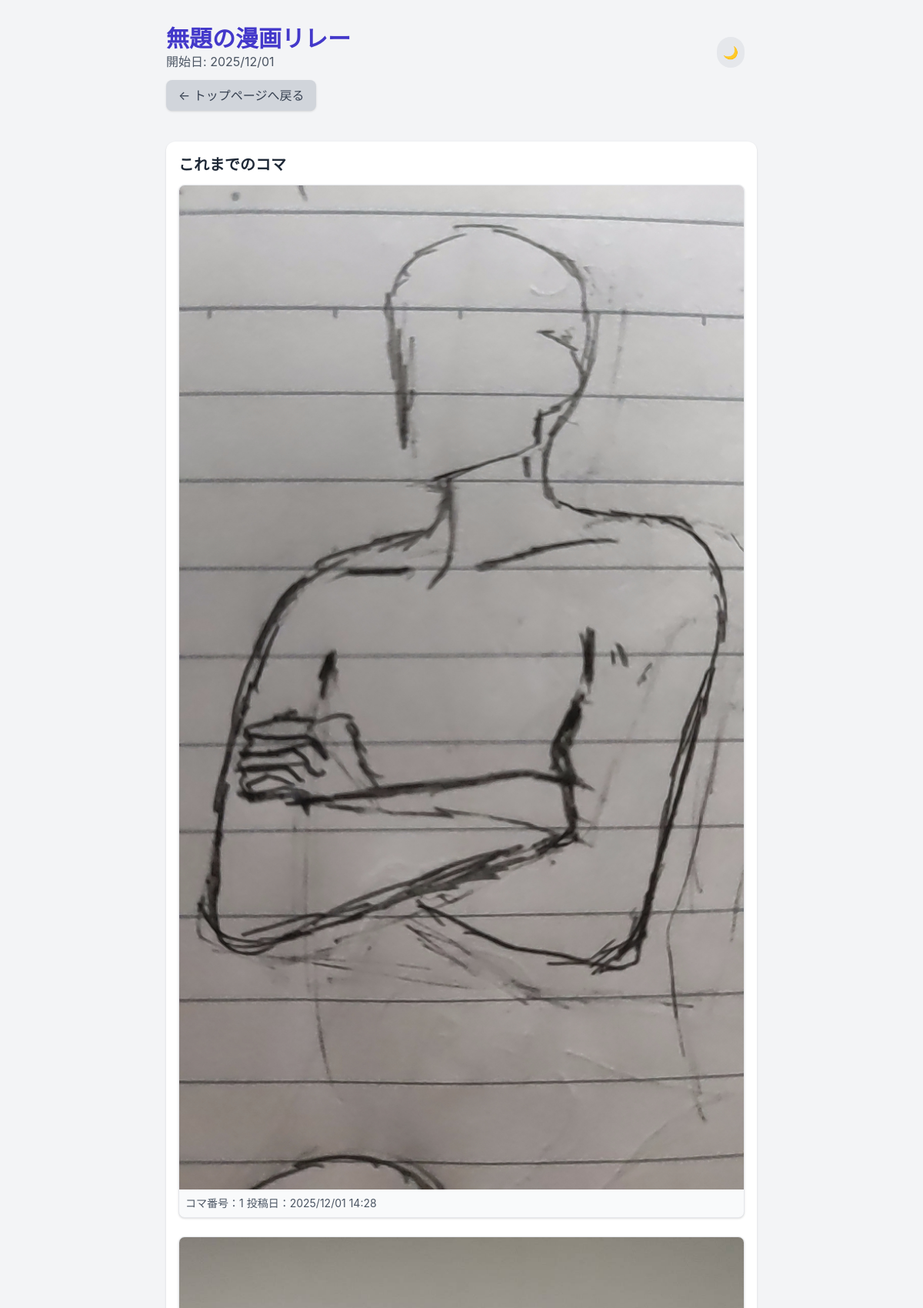
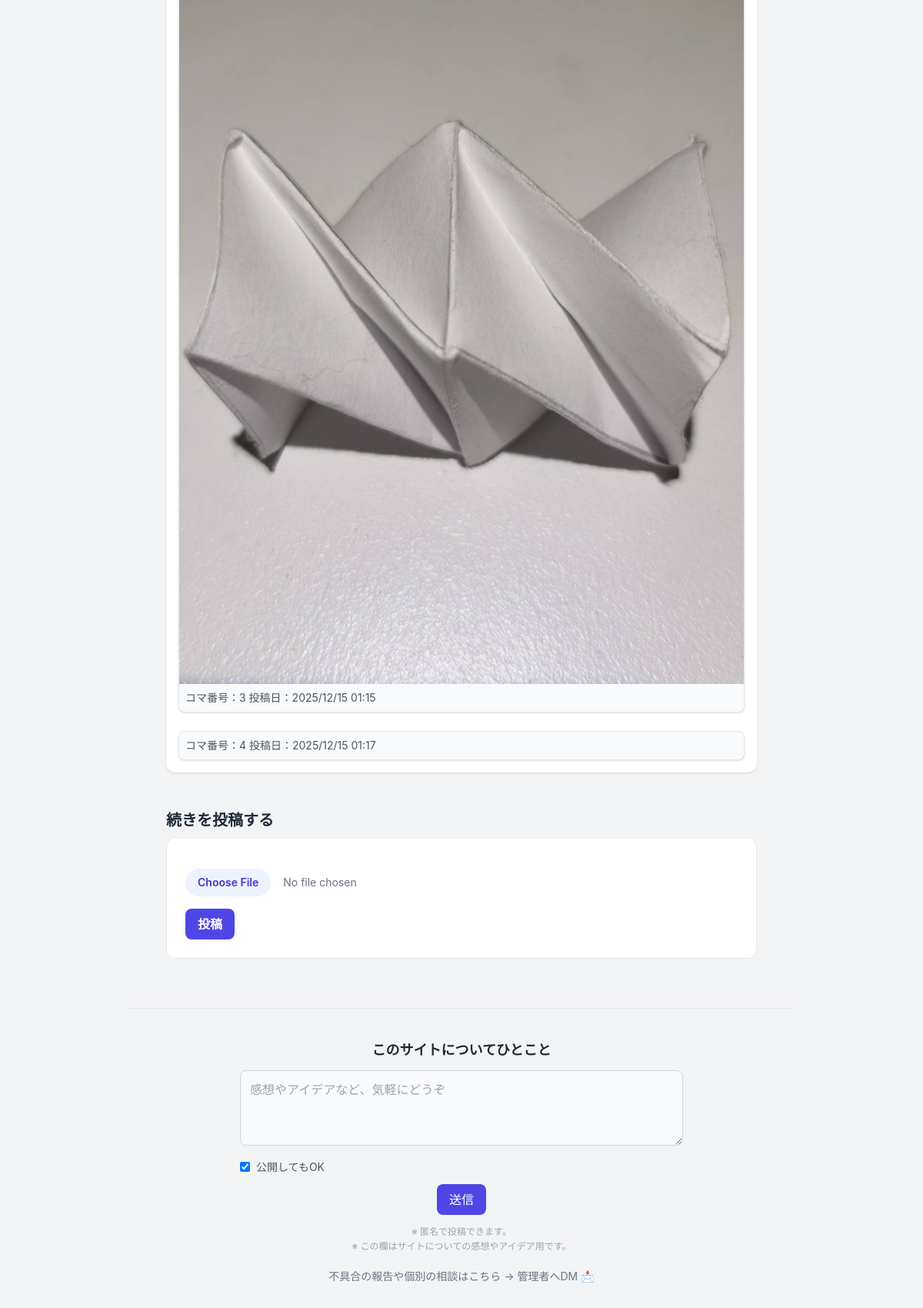
Page /comic/13 (upper part) on the committed database (2 pictures, top to bottom).
### app.py (models this page shows, shortened)
class Comic(db.Model):
    __tablename__ = 'comic'
    id = db.Column(db.Integer, primary_key=True)
    title = db.Column(db.String(100), default='無題の漫画リレー')
    started_at = db.Column(db.DateTime, default=datetime.utcnow)
    is_completed = db.Column(db.Boolean, default=False)
    is_deleted = db.Column(db.Integer, default=0, nullable=False)
    max_koma = db.Column(db.Integer, default=20)
    komas = db.relationship('Koma', backref='comic', lazy='dynamic')

class Koma(db.Model):
    __tablename__ = 'koma'
    id = db.Column(db.Integer, primary_key=True)
    comic_id = db.Column(db.Integer, db.ForeignKey('comic.id'), nullable=False)
    frame_number = db.Column(db.Integer, nullable=False)
    image_filename = db.Column(db.String(120), unique=True, nullable=False)
    posted_at = db.Column(db.DateTime, default=datetime.utcnow)
    is_deleted = db.Column(db.Integer, default=0, nullable=False)

### app.py (the view)
@app.route('/comic/<int:comic_id>')
def comic_detail(comic_id):
    comic = Comic.query.get_or_404(comic_id)
    komas = comic.komas.filter_by(
        is_deleted=0
    ).order_by(Koma.frame_number.asc()).all()
    koma_count = len(komas) # コマの数
    return render_template(
        'comic_detail.html',
        comic=comic,
        komas=komas,
        koma_count=koma_count
    )

### app.py (called while the page is built)
@app.context_processor
def inject_public_comments():
    comments = (
        PublicComment.query
        .filter_by(is_public=True)
        .order_by(PublicComment.created_at.desc())
        .limit(5)
        .all()
    )
    return dict(public_comments=comments)

### templates/comic_detail.html (shortened to what this page needs)
{% extends "base.html" %}
{% block content %}
<div class="max-w-3xl mx-auto">
  <header class="relative mb-10">
    <h1 class="text-3xl font-bold text-indigo-700 dark:text-[#C8A5FF]">{{ comic.title }}</h1>
    <p class="text-gray-600 dark:text-[#ABB6C6]">開始日: {{ comic.started_at.strftime('%Y/%m/%d') }}</p>
    <a href="{{ url_for('index') }}"
      class="inline-block mt-3 px-4 py-2 bg-gray-300 dark:bg-[#383C40] text-gray-700 dark:text-[#BFC9DD] rounded-lg shadow hover:bg-gray-400">
      ← トップページへ戻る
    </a>
    <button id="theme-toggle" class="absolute top-4 right-4
               p-2 rounded-full
               bg-gray-200 dark:bg-gray-700
               text-gray-800 dark:text-gray-200
               hover:scale-105 transition">
      🌙
    </button>
  </header>
  <section class="bg-white dark:bg-[#121212] p-4 rounded-xl shadow mb-6">
    <h2 class="text-xl font-bold mb-3 dark:text-gray-400">これまでのコマ</h2>
    <div class="space-y-6">
      {% for koma in komas %}
      <div class="border dark:border-[#414143] rounded-lg overflow-hidden bg-gray-50 shadow">
        <img class="w-full" src="{{ url_for('static', filename='uploads/' ~ koma.image_filename) }}" alt="">
        <div class="p-2 text-gray-600 dark:text-gray-400 text-sm dark:bg-[#1F1F20]">
          コマ番号：{{ koma.frame_number }}
          投稿日：{{ koma.posted_at.strftime('%Y/%m/%d %H:%M') }}
        </div>
      </div>
      {% endfor %}
    </div>
  </section>
  {% set is_full = comic.max_koma is not none and koma_count >= comic.max_koma %}
  <section class="mt-12
    ">
    <h2 class="text-xl font-bold mb-2 text-gray-800 dark:text-gray-200">
      続きを投稿する
    </h2>
    <div class="
    rounded-xl p-6 border
    bg-white
    dark:bg-[#121212]
    border-gray-200
    dark:border-[#414143]
    transition
  ">
      <form action="{{ url_for('post_frame') }}" method="POST" enctype="multipart/form-data" class="space-y-4">
        <input type="file" name="file" required class="block w-full text-sm text-gray-500
               file:mr-4 file:py-2 file:px-4
               file:rounded-full file:border-0
               file:text-sm file:font-semibold
               file:bg-indigo-50 dark:file:bg-[#262C3F] file:text-indigo-700 dark:file:text-[#C8A5FF]
               hover:file:bg-indigo-100 hover:cursor-pointer file:hover:cursor-pointer">
        <button type="submit" class="
    block mx-auto mt-4
    md:mx-0 md:mt-0 md:inline-block
    px-4 py-2 rounded-lg font-semibold
    bg-indigo-600 text-white
    hover:bg-indigo-700 transition
  ">
          投稿
        </button>
      </form>
    </div>
  </section>
</div>
{% endblock %}

### templates/base.html (style rules this page uses)
body { font-family: 'Inter', sans-serif; }

### rows in the picture
Comic: title "無題の漫画リレー", started_at "2025/12/01"
Koma: image_filename (picture), frame_number "1", posted_at "2025/12/01 14:28"
Koma: image_filename (picture), frame_number "3", posted_at "2025/12/15 01:15"
Koma: frame_number "4", posted_at "2025/12/15 01:17"
